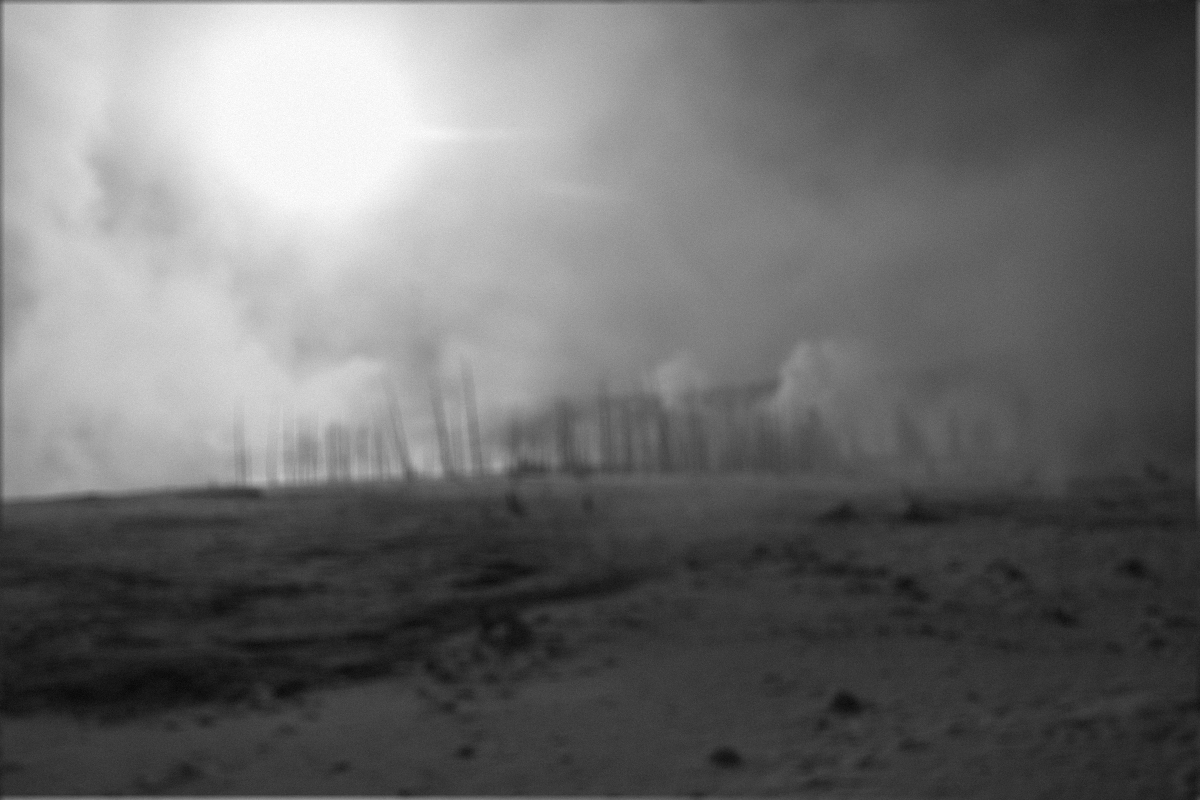
#> input picture hw6/testNoise_01.png, 1200 x 800 px; the run also reads 1 picture not shown here
$ python q5.py --input testNoise_01.png --original testNoise_001.png
#> lines starting #> are read from the running program, lines starting #| are printed output that depends on the picture; long printed decimals are rounded
import argparse
import numpy as np
import matplotlib.pyplot as plt

from scipy import signal
from skimage import io

BLUR_KERNEL = np.ones((11, 11)) / (11 * 11)

def wiener_filter(img, Ax, noise_var, blur=True):
    F = np.fft.rfft2(img)
    if blur:
        G = np.fft.rfft2(BLUR_KERNEL, img.shape)
    else:
        G = np.ones_like(F)

    noise_var += (1 / 256)**2 / 12 # 8-bit quantization noise
    H = G.conj() * Ax / (np.abs(G)**2 * Ax + noise_var)

    return np.fft.irfft2(H * F)

def parse_args():
    parser = argparse.ArgumentParser()
    parser.add_argument('-i', '--input', type=str, required=True,
                        help='path to the image to be denoised and deblured')
    parser.add_argument('--original', type=str, required=True,
                        help='path to the ground truth original image')
    return parser.parse_args()

def parse_image_filename(fname):
    blur = True
    if 'noblur' in fname:
        blur = False
    noise_str = '0.'
    if '_' in fname:
        noise_str += fname.split('_')[-1].split('.')[0]
    noise = float(noise_str)

    return noise, blur

def imread_grayscale(fname):
#> called with fname = 'testNoise_01.png'
    img = io.imread(fname, as_gray=True)
#> img is the input picture: shape (800, 1200); min 7, max 255, mean 107.6
    if img.dtype == np.uint8:
        img = img / 255.
    return img

if __name__ == '__main__':
    args = parse_args()
    # parse known info from filename
    noise_sigma, blur = parse_image_filename(args.input)
    noise_var = noise_sigma**2
    # read in image and normalize
    img = imread_grayscale(args.input)
    img_true = imread_grayscale(args.original)
    # ground truth image PSD
    X = np.fft.rfft2(img_true)
    Ax = np.abs(X)**2 / np.prod(img.shape)
    # reconstruction
    img_out = wiener_filter(img, Ax, noise_var, blur)
#> in wiener_filter, `return np.fft.irfft2(H * F)`:
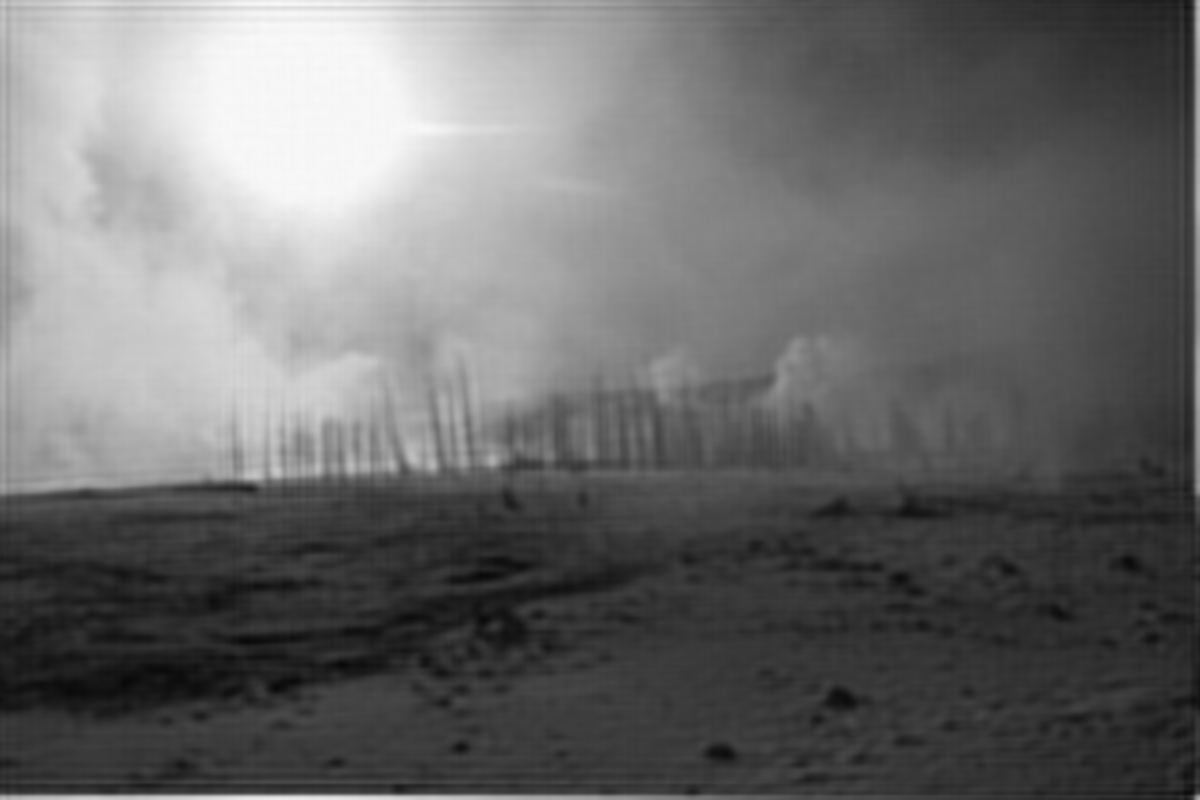
#> returned value: shape (800, 1200) float64; min 0.0349, max 0.978, mean 0.422
    img_out = np.clip(img_out, 0, 1)
    # MSE
    print(np.mean(np.square(img - img_true)))
#| 0.0001035
    print(np.mean(np.square(img_out - img_true)))
#| 0.001331
    # plot input image and reconstructed image
    plt.figure(figsize=(25,8))
    plt.subplot(121)
    plt.imshow(img, cmap='gray')
    plt.title(f'Observation\nMSE: {np.mean(np.square(img - img_true)):.8f}')
    plt.subplot(122)
    plt.imshow(img_out, cmap='gray')
    plt.title(f'Reconstruction\nMSE: {np.mean(np.square(img_out - img_true)):.8f}')
    plt.suptitle(f'Noise $\\sigma$: {noise_sigma} Blurred: {blur}')
    plt.show()
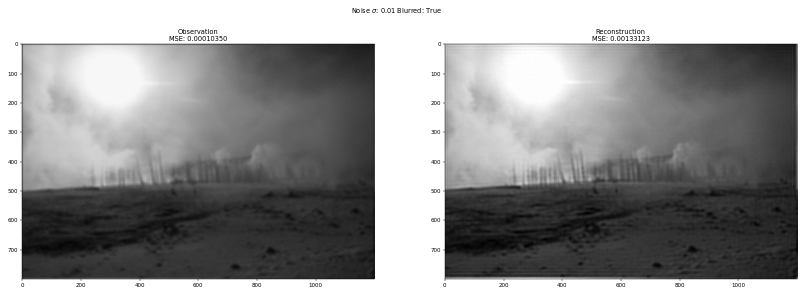
#> figure drawn by matplotlib, 2 panels
